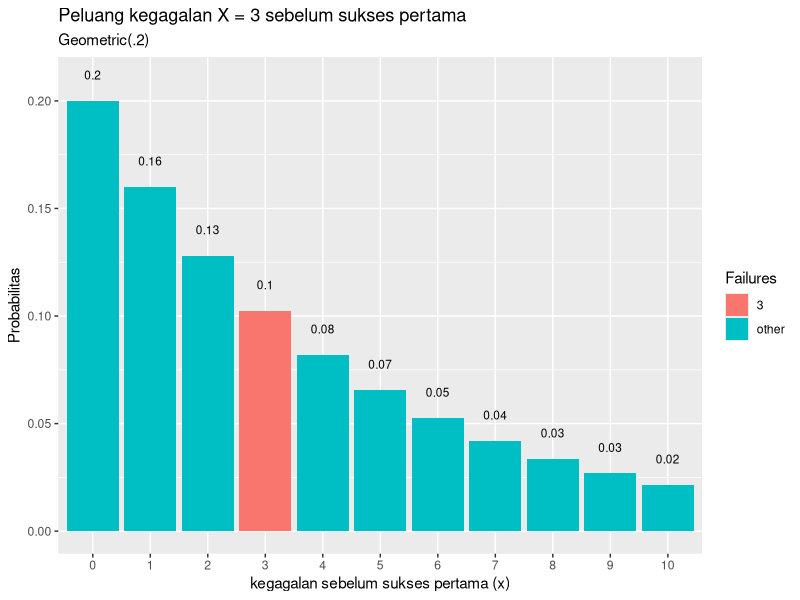

Write R code to recreate this figure.
#1. a
p = 0.20
x = 3
fail = 3 #sama saja dengan x, yaitu jumlah kegagalan yang diharapkan sebelum keberhasilan pertama
dgeom(x, prob = p);

#1 b
mean(rgeom( n = 10000, prob = p) == 3)
mean(rgeom( n = 10000, prob = p) == 3)
mean(rgeom( n = 10000, prob = p) == 3)

#1 c dapat dilihat hasil pada a dan b kurang lebih hampir sama yaitu berkisar pada 0,1, yang menunjukan nilai a menggambarkan rata-rata peluang kejadian akan dapat terjadi.

#1 d
library(dplyr)
library(ggplot2)

data.frame(x = 0:10, prob = dgeom(x = 0:10, prob = p)) %>%
  mutate(Failures = ifelse(x == fail, fail, "other")) %>%
  ggplot(aes(x = factor(x), y = prob, fill = Failures)) +
  geom_col() +
  geom_text(
    aes(label = round(prob,2), y = prob + 0.01),
    position = position_dodge(0.9),
    size = 3,
    vjust = 0
  ) +
  labs(title = "Peluang kegagalan X = 3 sebelum sukses pertama",
       subtitle = "Geometric(.2)",
       x = "kegagalan sebelum sukses pertama (x)",
       y = "Probabilitas") 
#1e
#rataan
rataan <- 1/p
rataan

#varians
varians <- (1-p)/(p^2)
varians

